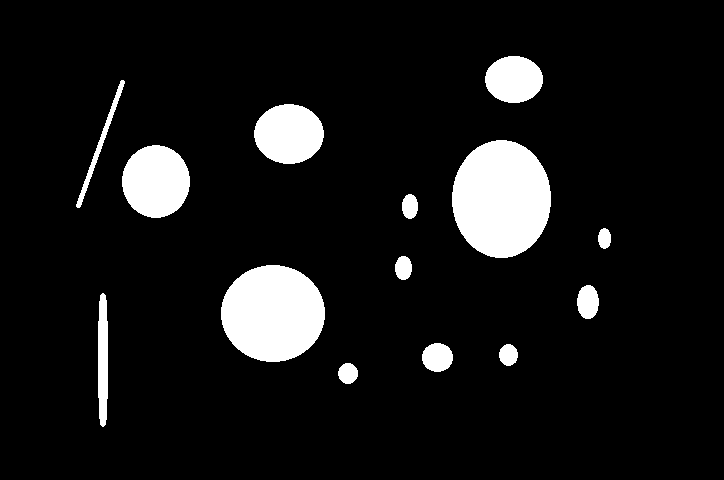
//> input picture demo/1_copy.bmp, 724 x 480 px
$ ./bwareaopen_test   (built with g++ and OpenCV 4)
//> lines starting //> are read from the running program, lines starting //| are printed output that depends on the picture; after the words box and inside, x2 and y2 are one past the last pixel; in counts of white or black regions, pixels touching at a corner belong together
### demo/stdafx.h
// stdafx.h : 标准系统包含文件的包含文件，
// 或是经常使用但不常更改的
// 特定于项目的包含文件
//

#pragma once

#include "targetver.h"

#include <stdio.h>
#include <tchar.h>


// TODO:  在此处引用程序需要的其他头文件

### demo/bwareaopen_test.cpp
// bwareaopen_test.cpp : 定义控制台应用程序的入口点。
//

#include "stdafx.h"
#include <iostream>
#include <opencv2\core.hpp>
#include <opencv2\highgui.hpp>
#include <opencv2\imgcodecs.hpp>
#include <opencv2\imgproc.hpp>

using namespace std;
using namespace cv;

void bwareaopen(Mat &data, int n);

void bwareaopen(Mat &data, int n)
{
	Mat labels, stats, centroids;
	connectedComponentsWithStats(data, labels, stats, centroids, 8, CV_16U);
	int regions_count = stats.rows - 1;
	int regions_size, regions_x1, regions_y1, regions_x2, regions_y2;

	for (int i = 1; i <= regions_count; i++)
	{
		regions_size = stats.ptr<int>(i)[4];
		if (regions_size < n)
		{
			regions_x1 = stats.ptr<int>(i)[0];
			regions_y1 = stats.ptr<int>(i)[1];
			regions_x2 = regions_x1 + stats.ptr<int>(i)[2];
			regions_y2 = regions_y1 + stats.ptr<int>(i)[3];

			for (int j = regions_y1; j<regions_y2; j++)
			{
				for (int k = regions_x1; k<regions_x2; k++)
				{
					if (labels.ptr<ushort>(j)[k] == i)
						data.ptr<uchar>(j)[k] = 0;
				}
			}
		}
	}
}

int main()
{
	Mat input = imread("F://1_copy.bmp", 0);
//> input: 480 rows x 724 cols, CV_8UC1; 8.9% white; 14 white regions, largest, box (x1, y1, x2, y2) and area: (452, 140, 551, 258) 9163, (221, 265, 325, 362) 7907, (122, 145, 190, 218) 3875
	Mat output = input.clone();
	bwareaopen(output, 1000);
//> in bwareaopen, `connectedComponentsWithStats(data, labels, stats, centroids, 8, CV_16U);`:
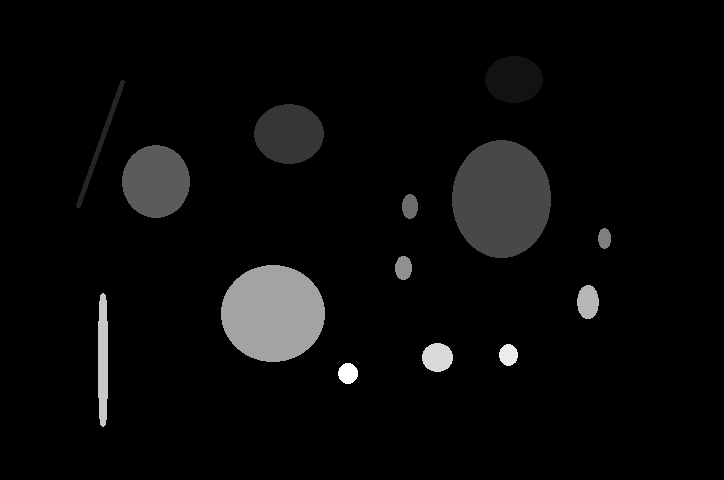
//> labels: 480 rows x 724 cols, CV_16UC1; min 0, max 14, mean 0.526; drawn with min black and max white
//> in bwareaopen, `connectedComponentsWithStats(data, labels, stats, centroids, 8, CV_16U);`: stats = 15 rows, first 6: [0, 0, 724, 480, 316505], [485, 56, 58, 47, 2138], [76, 80, 49, 128, 672], [254, 104, 70, 60, 3270], [452, 140, 99, 118, 9163], [122, 145, 68, 73, 3875]; centroids = 15 rows, first 8: [362.5, 240.9], [513.5, 79.02], [100, 143.6], [288.5, 133.5], [501, 198.5], [155.5, 181], [409.5, 206], [604.1, 238]
//> the loop in bwareaopen, `for (int i = 1; i <= regions_count; i++)` made 14 passes
//> (regions_size, regions_x1, regions_y1, regions_x2, regions_y2) on passes 2, 6, 7, 8, 10, 12, 13, 14: (672, 76, 80, 125, 208), (319, 402, 194, 418, 219), (216, 598, 228, 611, 249), (326, 395, 256, 412, 280), (589, 577, 285, 599, 319), (706, 422, 343, 453, 372), (323, 499, 344, 518, 366), (326, 338, 363, 358, 384)
//> regions_size on passes 1, 3, 4, 5, 9, 11: 2138, 3270, 9163, 3875, 7907, 1185
//> after the loop in bwareaopen, `for (int i = 1; i <= regions_count; i++)`:
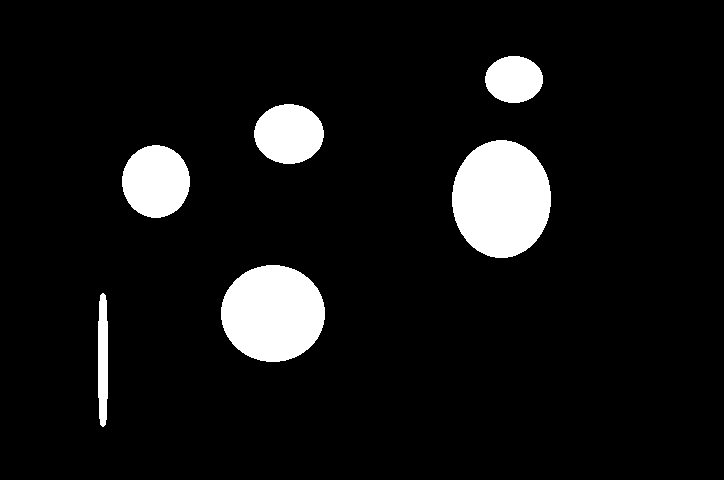
//> data: 480 rows x 724 cols, CV_8UC1; 7.9% white; 6 white regions, box (x1, y1, x2, y2) and area: (452, 140, 551, 258) 9163, (221, 265, 325, 362) 7907, (122, 145, 190, 218) 3875, (254, 104, 324, 164) 3270, (485, 56, 543, 103) 2138, (98, 293, 108, 427) 1185
	imshow("input", input);
	imshow("output", output);
	waitKey(0);
    return 0;
}
